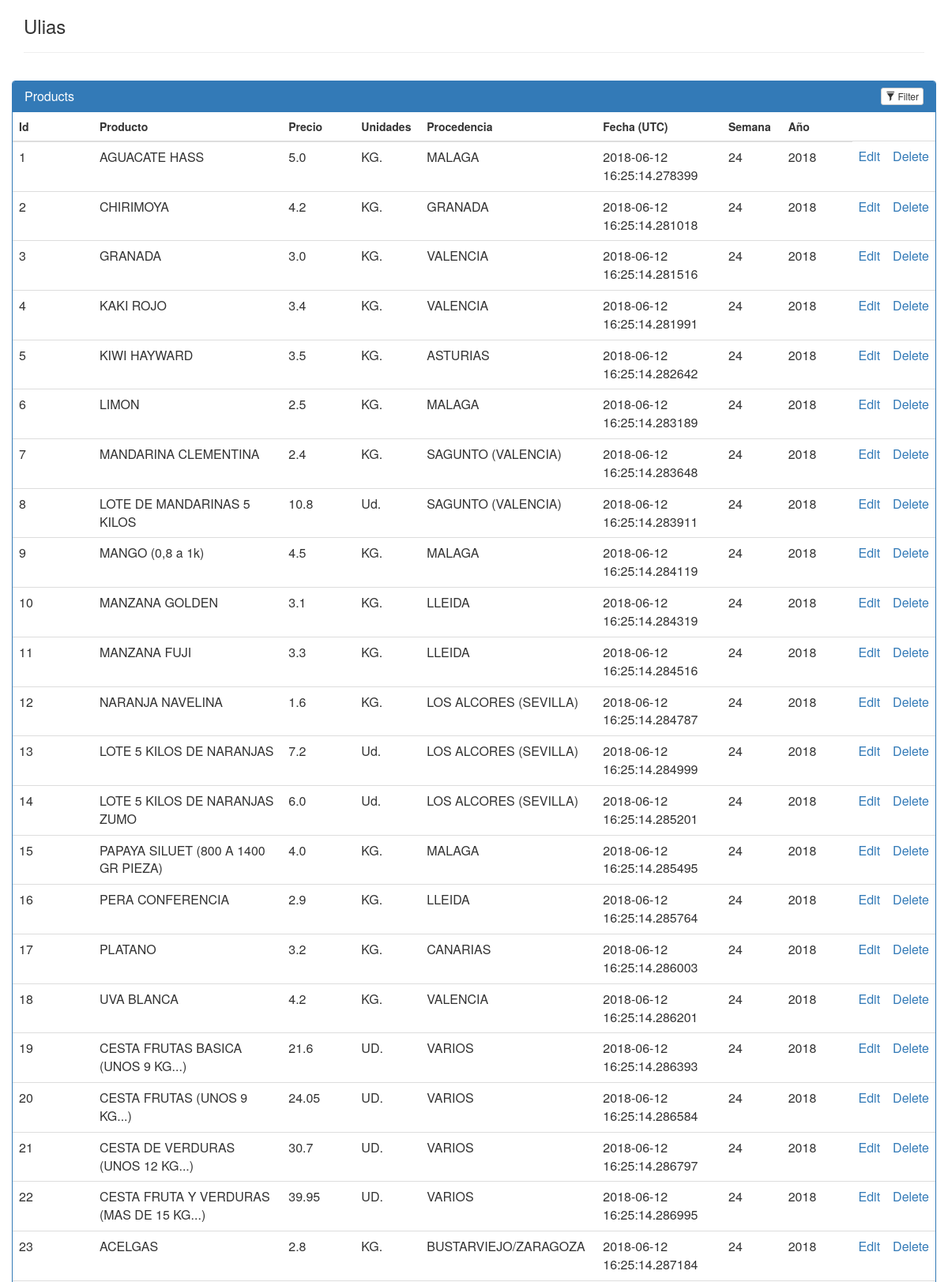
Page /agricultores/1/ (signed in, upper part) on the committed database.
### application/models.py (models this page shows, shortened)
class Agricultor(db.Model):
	__tablename__ = 'agricultor'
	name = db.Column(db.String(80), nullable = False)
	id = db.Column(db.Integer, primary_key = True)
	def __init__(self, name):
		self.name = name
	def __repr__(self):
		return '<Agricultor %r>' % self.name

class Productos(db.Model):
    __tablename__ = 'productos'
    product_id = db.Column(db.Integer, primary_key=True, autoincrement=True, nullable=False)
    units = db.Column(db.String(80))
    product_title = db.Column(db.String(80))
    location_origin = db.Column(db.String(80))
    unit_price = db.Column(db.Float(8))
    amount = db.Column(db.Float(8))
    current_price = db.Column(db.Float(8))
    created_date = db.Column(db.DateTime, default=datetime.datetime.utcnow)
    week = db.Column(db.Integer, default=date.today().isocalendar()[1])
    year = db.Column(db.Integer, default=date.today().year)
    agricultor_id = db.Column(db.Integer, db.ForeignKey('agricultor.id'))
    agricultor = db.relationship(Agricultor)

### application.py (the view)
@application.route('/agricultores/<int:agricultor_id>/', methods=['GET'])
@login_required
def agricultorMenu(agricultor_id):
    db.session.commit()
    agricultor = db.session.query(Agricultor).filter_by(id=agricultor_id).one()
    items = db.session.query(Productos)
    return render_template('menu.html', agricultor=agricultor, items=items)

### application.py (called while the page is built)
@login_manager.user_loader
def load_user(user_id):
    return User.query.get(int(user_id))

### application/templates/menu.html (shortened to what this page needs)
<html>
<head>
	<link rel=stylesheet type=text/css href="{{ url_for('static', filename='styles.css') }}">
	<link rel=stylesheet type=text/css href="https://netdna.bootstrapcdn.com/bootstrap/3.1.0/css/bootstrap.min.css">
</head>
<body>
	<div class="container">
	    <h3>{{agricultor.name}}</h3>
	    <hr>
	    <div class="row">
	        <div class="panel panel-primary filterable">
	            <div class="panel-heading">
	                <h3 class="panel-title">Products</h3>
	                <div class="pull-right">
	                    <button class="btn btn-default btn-xs btn-filter"><span class="glyphicon glyphicon-filter"></span> Filter</button>
	                </div>
	            </div>
	            <table class="table">
	                <thead>
	                    <tr class="filters">
	                        <th><input type="text" class="form-control" placeholder="Id" disabled></th>
	                        <th><input type="text" class="form-control" placeholder="Producto" disabled></th>
	                        <th><input type="text" class="form-control" placeholder="Precio" disabled></th>
	                        <th><input type="text" class="form-control" placeholder="Unidades" disabled></th>
	                        <th><input type="text" class="form-control" placeholder="Procedencia" disabled></th>
	                        <th><input type="text" class="form-control" placeholder="Fecha (UTC)" disabled></th>
	                        <th><input type="text" class="form-control" placeholder="Semana" disabled></th>
	                        <th><input type="text" class="form-control" placeholder="Año" disabled></th>
	                    </tr>
	                </thead>
	                <tbody>
	                    {% for i in items %}
	                    <tr>
	                        <td>{{i.product_id}}</td>
	                        <td>{{i.product_title}}</td>
	                        <td>{{i.unit_price}}</td>
	                        <td>{{i.units}}</td>
	                        <td>{{i.location_origin}}</td>
	                        <td>{{i.created_date}}</td>
	                        <td>{{i.week}}</td>
	                        <td>{{i.year}}</td>
	                        <td><a href="{{url_for('editMenuItem',agricultor_id = agricultor.id, product_id=i.product_id)}}">Edit</a></td>
	                        <td><a href="{{url_for('deleteMenuItem', agricultor_id = agricultor.id, product_id=i.product_id)}}">Delete</a></td>
	                    </tr>
	                    {% endfor %}
	                </tbody>
	            </table>
	        </div>
	    </div>
	</div>
</body>
</html>

### application/static/styles.css (style rules this page uses)
.filterable { margin-top: 15px; }
.filterable .panel-heading .pull-right { margin-top: -20px; }
.filterable .filters input[disabled] { background-color: transparent; border: none; cursor: auto; box-shadow: none; padding: 0; height: auto; }

### rows in the picture
Agricultor: name "Ulias"
Productos: product_id "1", product_title "AGUACATE HASS", unit_price "5.0", units "KG.", location_origin "MALAGA", created_date "2018-06-12 16:25:14.278399", week "24", year "2018"
Productos: product_id "2", product_title "CHIRIMOYA", unit_price "4.2", units "KG.", location_origin "GRANADA", created_date "2018-06-12 16:25:14.281018", week "24", year "2018"
Productos: product_id "3", product_title "GRANADA", unit_price "3.0", units "KG.", location_origin "VALENCIA", created_date "2018-06-12 16:25:14.281516", week "24", year "2018"
Productos: product_id "4", product_title "KAKI ROJO", unit_price "3.4", units "KG.", location_origin "VALENCIA", created_date "2018-06-12 16:25:14.281991", week "24", year "2018"
Productos: product_id "5", product_title "KIWI HAYWARD", unit_price "3.5", units "KG.", location_origin "ASTURIAS", created_date "2018-06-12 16:25:14.282642", week "24", year "2018"
Productos: product_id "6", product_title "LIMON", unit_price "2.5", units "KG.", location_origin "MALAGA", created_date "2018-06-12 16:25:14.283189", week "24", year "2018"
Productos: product_id "7", product_title "MANDARINA CLEMENTINA", unit_price "2.4", units "KG.", location_origin "SAGUNTO (VALENCIA)", created_date "2018-06-12 16:25:14.283648", week "24", year "2018"
Productos: product_id "8", product_title "LOTE DE MANDARINAS 5 KILOS", unit_price "10.8", units "Ud.", location_origin "SAGUNTO (VALENCIA)", created_date "2018-06-12 16:25:14.283911", week "24", year "2018"
Productos: product_id "9", product_title "MANGO (0,8 a 1k)", unit_price "4.5", units "KG.", location_origin "MALAGA", created_date "2018-06-12 16:25:14.284119", week "24", year "2018"
Productos: product_id "10", product_title "MANZANA GOLDEN", unit_price "3.1", units "KG.", location_origin "LLEIDA", created_date "2018-06-12 16:25:14.284319", week "24", year "2018"
Productos: product_id "11", product_title "MANZANA FUJI", unit_price "3.3", units "KG.", location_origin "LLEIDA", created_date "2018-06-12 16:25:14.284516", week "24", year "2018"
Productos: product_id "12", product_title "NARANJA NAVELINA", unit_price "1.6", units "KG.", location_origin "LOS ALCORES (SEVILLA)", created_date "2018-06-12 16:25:14.284787", week "24", year "2018"
Productos: product_id "13", product_title "LOTE 5 KILOS DE NARANJAS", unit_price "7.2", units "Ud.", location_origin "LOS ALCORES (SEVILLA)", created_date "2018-06-12 16:25:14.284999", week "24", year "2018"
Productos: product_id "14", product_title "LOTE 5 KILOS DE NARANJAS ZUMO", unit_price "6.0", units "Ud.", location_origin "LOS ALCORES (SEVILLA)", created_date "2018-06-12 16:25:14.285201", week "24", year "2018"
Productos: product_id "15", product_title "PAPAYA SILUET (800 A 1400 GR PIEZA)", unit_price "4.0", units "KG.", location_origin "MALAGA", created_date "2018-06-12 16:25:14.285495", week "24", year "2018"
Productos: product_id "16", product_title "PERA CONFERENCIA", unit_price "2.9", units "KG.", location_origin "LLEIDA", created_date "2018-06-12 16:25:14.285764", week "24", year "2018"
Productos: product_id "17", product_title "PLATANO", unit_price "3.2", units "KG.", location_origin "CANARIAS", created_date "2018-06-12 16:25:14.286003", week "24", year "2018"
Productos: product_id "18", product_title "UVA BLANCA", unit_price "4.2", units "KG.", location_origin "VALENCIA", created_date "2018-06-12 16:25:14.286201", week "24", year "2018"
Productos: product_id "19", product_title "CESTA FRUTAS BASICA (UNOS 9 KG...)", unit_price "21.6", units "UD.", location_origin "VARIOS", created_date "2018-06-12 16:25:14.286393", week "24", year "2018"
Productos: product_id "20", product_title "CESTA FRUTAS (UNOS 9 KG...)", unit_price "24.05", units "UD.", location_origin "VARIOS", created_date "2018-06-12 16:25:14.286584", week "24", year "2018"
Productos: product_id "21", product_title "CESTA DE VERDURAS (UNOS 12 KG...)", unit_price "30.7", units "UD.", location_origin "VARIOS", created_date "2018-06-12 16:25:14.286797", week "24", year "2018"
Productos: product_id "22", product_title "CESTA FRUTA Y VERDURAS (MAS DE 15 KG...)", unit_price "39.95", units "UD.", location_origin "VARIOS", created_date "2018-06-12 16:25:14.286995", week "24", year "2018"
Productos: product_id "23", product_title "ACELGAS", unit_price "2.8", units "KG.", location_origin "BUSTARVIEJO/ZARAGOZA", created_date "2018-06-12 16:25:14.287184", week "24", year "2018"
